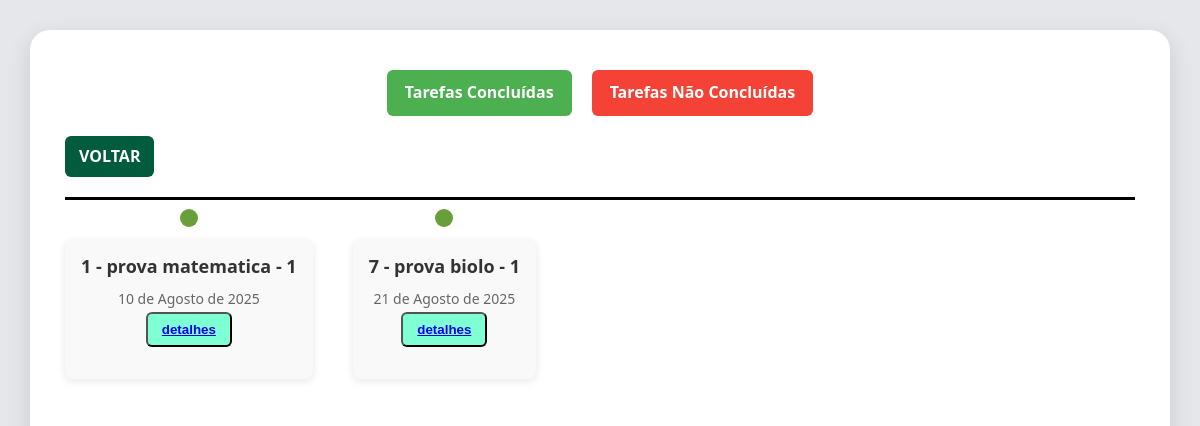
Before: /linhadotempotrue/ with the older database file.
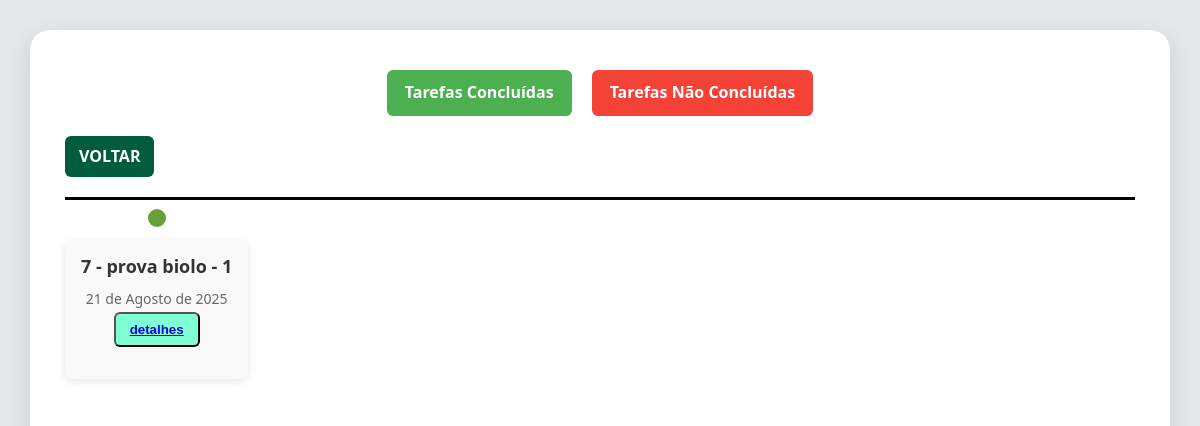
After: the same page with the newer database file.
### main/models.py (models this page shows)
class DatasEventos(models.Model):
    PROPRIEDADES = [
        ('1', 'Urgente'),
        ('2', 'Importante'),
        ('3', 'Normal'),
        ('4', 'Sem prioridade')
    ]
    titulo = models.CharField(max_length=200)
    prioridade = models.CharField(max_length=20, choices=PROPRIEDADES, default='N')
    descricao = models.TextField()
    data_fim = models.DateField()
    data_inicio = models.DateField(auto_now_add=True)
    status = models.BooleanField(default=False)
    def __str__(self):
        return f'{self.id} - {self.titulo} - {self.prioridade}'

### main/views.py (the view)
# urls.py: path('linhadotempotrue/', views.linhadotempotrue, name="linha-tempo-true"),
def linhadotempotrue(request):
    objetos = DatasEventos.objects.filter(status = True).all().order_by("data_fim")
    datas_paginator = Paginator(objetos,3)
    page_num = request.GET.get('page')
    page = datas_paginator.get_page(page_num)
    context = {'page': page}
    return render(request, "linhatempo/linhatrue.html", context)

### templates/linhatempo/linhatrue.html
{%extends 'linhatempo/linhadotempofalse.html'%}
{%load static%}
{% block cabeca %}
<link rel="stylesheet" href="{% static 'css/linhatempo/linha_tempo_true.css' %}">
{% endblock %}

### templates/linhatempo/linhadotempofalse.html (shortened to what this page needs)
{% extends "base.html" %}
{% load static %}
{% block conteudo %}
<main class="conteudo">
    <div class="timeline-navbar">
        <a href="{% url 'linha-tempo-true' %}" class="nav-btn concluido">Tarefas Concluídas</a>
        <a href="{% url 'linha-tempo-false' %}" class="nav-btn nao-concluido">Tarefas Não Concluídas</a>
    </div>
    <a href="{% url 'compromissos' %}" class="btn-voltar">VOLTAR</a>
    <div class="timeline-horizontal">
        {% for objeto in page.object_list %}
        <div class="timeline-item">
            <div class="timeline-dot"></div>
            <div class="timeline-content">
                <h2>{{ objeto }}</h2>
                <span class="data">{{ objeto.data_fim }}</span><br>
                <button class="btn-detalhes"><a href="{% url 'detalhes_evento' id=objeto.id %}">detalhes</a></button>
            </div>
        </div>
        {% empty %}
        <p>Nenhum evento encontrado.</p>
        {% endfor %}
    </div>
</main>
{% endblock %}

Changed rows visible on the page:
removed DatasEventos: id+titulo+prioridade "1 - prova matematica - 1", data_fim "10 de Agosto de 2025"
